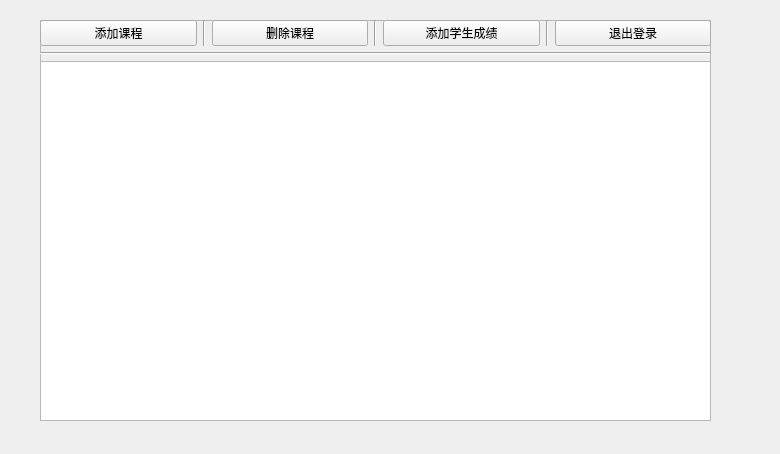
<?xml version="1.0" encoding="UTF-8"?>
<ui version="4.0">
    <class>TeacherWindow</class>
    <widget class="QWidget" name="TeacherWindow">
        <property name="geometry">
            <rect>
                <x>0</x>
                <y>0</y>
                <width>780</width>
                <height>454</height>
            </rect>
        </property>
        <property name="windowTitle">
            <string>Form</string>
        </property>
        <widget class="QFrame" name="frame">
            <property name="geometry">
                <rect>
                    <x>40</x>
                    <y>20</y>
                    <width>671</width>
                    <height>401</height>
                </rect>
            </property>
            <property name="frameShape">
                <enum>QFrame::StyledPanel</enum>
            </property>
            <property name="frameShadow">
                <enum>QFrame::Raised</enum>
            </property>
            <widget class="QWidget" name="verticalLayoutWidget">
                <property name="geometry">
                    <rect>
                        <x>0</x>
                        <y>0</y>
                        <width>671</width>
                        <height>401</height>
                    </rect>
                </property>
                <layout class="QVBoxLayout" name="verticalLayout">
                    <item>
                        <layout class="QHBoxLayout" name="horizontalLayout">
                            <item>
                                <widget class="QPushButton" name="add_programmes_button">
                                    <property name="text">
                                        <string>添加课程</string>
                                    </property>
                                </widget>
                            </item>
                            <item>
                                <widget class="Line" name="line">
                                    <property name="orientation">
                                        <enum>Qt::Vertical</enum>
                                    </property>
                                </widget>
                            </item>
                            <item>
                                <widget class="QPushButton" name="delete_programmes_button">
                                    <property name="text">
                                        <string>删除课程</string>
                                    </property>
                                </widget>
                            </item>
                            <item>
                                <widget class="Line" name="line_2">
                                    <property name="orientation">
                                        <enum>Qt::Vertical</enum>
                                    </property>
                                </widget>
                            </item>
                            <item>
                                <widget class="QPushButton" name="add_grade_button">
                                    <property name="text">
                                        <string>添加学生成绩</string>
                                    </property>
                                </widget>
                            </item>
                            <item>
                                <widget class="Line" name="line_4">
                                    <property name="orientation">
                                        <enum>Qt::Vertical</enum>
                                    </property>
                                </widget>
                            </item>
                            <item>
                                <widget class="QPushButton" name="exit_button">
                                    <property name="text">
                                        <string>退出登录</string>
                                    </property>
                                </widget>
                            </item>
                        </layout>
                    </item>
                    <item>
                        <widget class="Line" name="line_6">
                            <property name="orientation">
                                <enum>Qt::Horizontal</enum>
                            </property>
                        </widget>
                    </item>
                    <item>
                        <widget class="QTableView" name="student_table_view"/>
                    </item>
                </layout>
            </widget>
        </widget>
    </widget>
    <resources/>
    <connections/>
</ui>
